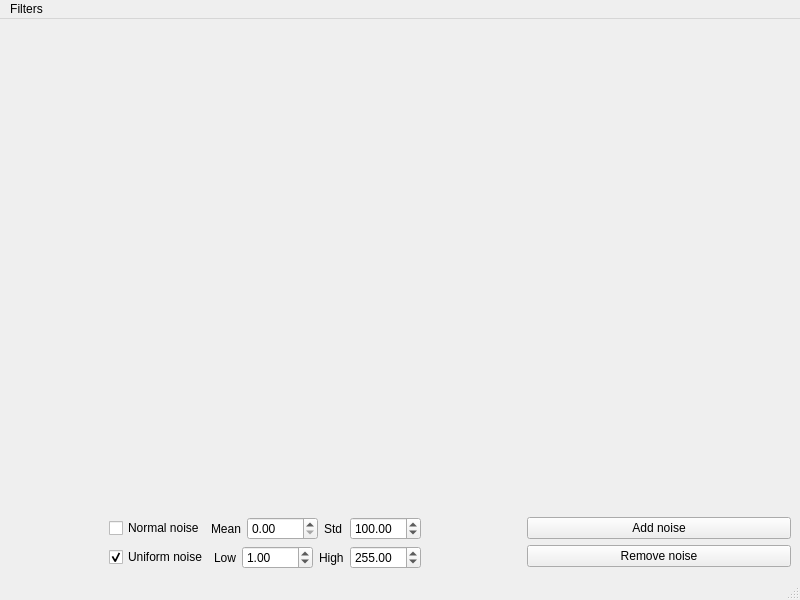
<?xml version="1.0" encoding="UTF-8"?>
<ui version="4.0">
 <class>MainWindow</class>
 <widget class="QMainWindow" name="MainWindow">
  <property name="geometry">
   <rect>
    <x>0</x>
    <y>0</y>
    <width>800</width>
    <height>600</height>
   </rect>
  </property>
  <property name="windowTitle">
   <string>MainWindow</string>
  </property>
  <widget class="QWidget" name="centralwidget">
   <layout class="QVBoxLayout" name="verticalLayout_3">
    <item>
     <layout class="QHBoxLayout" name="horizontalLayout_4">
      <item>
       <widget class="QLabel" name="original_image_label">
        <property name="sizePolicy">
         <sizepolicy hsizetype="Expanding" vsizetype="Expanding">
          <horstretch>0</horstretch>
          <verstretch>0</verstretch>
         </sizepolicy>
        </property>
        <property name="text">
         <string/>
        </property>
       </widget>
      </item>
      <item>
       <widget class="QLabel" name="filtered_image_label">
        <property name="sizePolicy">
         <sizepolicy hsizetype="Expanding" vsizetype="Expanding">
          <horstretch>0</horstretch>
          <verstretch>0</verstretch>
         </sizepolicy>
        </property>
        <property name="text">
         <string/>
        </property>
       </widget>
      </item>
     </layout>
    </item>
    <item>
     <layout class="QHBoxLayout" name="horizontalLayout_2">
      <item>
       <spacer name="horizontalSpacer_2">
        <property name="orientation">
         <enum>Qt::Horizontal</enum>
        </property>
        <property name="sizeType">
         <enum>QSizePolicy::Fixed</enum>
        </property>
        <property name="sizeHint" stdset="0">
         <size>
          <width>100</width>
          <height>20</height>
         </size>
        </property>
       </spacer>
      </item>
      <item>
       <layout class="QVBoxLayout" name="verticalLayout">
        <item>
         <layout class="QHBoxLayout" name="horizontalLayout_3">
          <item>
           <widget class="QCheckBox" name="normal_checkbox">
            <property name="sizePolicy">
             <sizepolicy hsizetype="Fixed" vsizetype="Fixed">
              <horstretch>0</horstretch>
              <verstretch>0</verstretch>
             </sizepolicy>
            </property>
            <property name="text">
             <string>Normal noise</string>
            </property>
           </widget>
          </item>
          <item>
           <widget class="QLabel" name="mean_label">
            <property name="text">
             <string>Mean</string>
            </property>
           </widget>
          </item>
          <item>
           <widget class="QDoubleSpinBox" name="mean_spinbox">
            <property name="maximum">
             <double>9999.989999999999782</double>
            </property>
           </widget>
          </item>
          <item>
           <widget class="QLabel" name="std_label">
            <property name="text">
             <string>Std</string>
            </property>
           </widget>
          </item>
          <item>
           <widget class="QDoubleSpinBox" name="std_spinbox">
            <property name="maximum">
             <double>9999.989999999999782</double>
            </property>
            <property name="value">
             <double>100.000000000000000</double>
            </property>
           </widget>
          </item>
         </layout>
        </item>
        <item>
         <layout class="QHBoxLayout" name="horizontalLayout">
          <item>
           <widget class="QCheckBox" name="uniform_checkbox">
            <property name="sizePolicy">
             <sizepolicy hsizetype="Fixed" vsizetype="Fixed">
              <horstretch>0</horstretch>
              <verstretch>0</verstretch>
             </sizepolicy>
            </property>
            <property name="text">
             <string>Uniform noise</string>
            </property>
            <property name="checked">
             <bool>true</bool>
            </property>
           </widget>
          </item>
          <item>
           <widget class="QLabel" name="low_label">
            <property name="text">
             <string>Low</string>
            </property>
           </widget>
          </item>
          <item>
           <widget class="QDoubleSpinBox" name="low_spinbox">
            <property name="maximum">
             <double>9999.989999999999782</double>
            </property>
            <property name="value">
             <double>1.000000000000000</double>
            </property>
           </widget>
          </item>
          <item>
           <widget class="QLabel" name="high_label">
            <property name="text">
             <string>High</string>
            </property>
           </widget>
          </item>
          <item>
           <widget class="QDoubleSpinBox" name="high_spinbox">
            <property name="maximum">
             <double>9999.989999999999782</double>
            </property>
            <property name="value">
             <double>255.000000000000000</double>
            </property>
           </widget>
          </item>
         </layout>
        </item>
       </layout>
      </item>
      <item>
       <spacer name="horizontalSpacer">
        <property name="orientation">
         <enum>Qt::Horizontal</enum>
        </property>
        <property name="sizeType">
         <enum>QSizePolicy::Fixed</enum>
        </property>
        <property name="sizeHint" stdset="0">
         <size>
          <width>100</width>
          <height>20</height>
         </size>
        </property>
       </spacer>
      </item>
      <item>
       <layout class="QVBoxLayout" name="verticalLayout_2">
        <item>
         <widget class="QPushButton" name="add_noise_button">
          <property name="enabled">
           <bool>true</bool>
          </property>
          <property name="focusPolicy">
           <enum>Qt::StrongFocus</enum>
          </property>
          <property name="text">
           <string>Add noise</string>
          </property>
         </widget>
        </item>
        <item>
         <widget class="QPushButton" name="remove_noise_button">
          <property name="text">
           <string>Remove noise</string>
          </property>
         </widget>
        </item>
       </layout>
      </item>
     </layout>
    </item>
   </layout>
  </widget>
  <widget class="QMenuBar" name="menubar">
   <property name="geometry">
    <rect>
     <x>0</x>
     <y>0</y>
     <width>800</width>
     <height>21</height>
    </rect>
   </property>
   <widget class="QMenu" name="menuFilters">
    <property name="title">
     <string>Filters</string>
    </property>
    <addaction name="actionGauss_Filter"/>
    <addaction name="separator"/>
    <addaction name="actionMedian_Filter"/>
    <addaction name="separator"/>
    <addaction name="actionFilter2d"/>
    <addaction name="separator"/>
    <addaction name="actionSobel"/>
    <addaction name="separator"/>
    <addaction name="actionLaplacian"/>
   </widget>
   <addaction name="menuFilters"/>
  </widget>
  <widget class="QStatusBar" name="statusbar"/>
  <action name="actionGauss_Filter">
   <property name="text">
    <string>Gauss Filter</string>
   </property>
  </action>
  <action name="actionMedian_Filter">
   <property name="text">
    <string>Median Filter</string>
   </property>
  </action>
  <action name="actionFilter2d">
   <property name="text">
    <string>Filter2d</string>
   </property>
  </action>
  <action name="actionSobel">
   <property name="text">
    <string>Sobel</string>
   </property>
  </action>
  <action name="actionLaplacian">
   <property name="text">
    <string>Laplacian</string>
   </property>
  </action>
 </widget>
 <resources/>
 <connections>
  <connection>
   <sender>actionGauss_Filter</sender>
   <signal>triggered()</signal>
   <receiver>MainWindow</receiver>
   <slot>show_gauss_filter_widget()</slot>
   <hints>
    <hint type="sourcelabel">
     <x>-1</x>
     <y>-1</y>
    </hint>
    <hint type="destinationlabel">
     <x>399</x>
     <y>299</y>
    </hint>
   </hints>
  </connection>
  <connection>
   <sender>actionMedian_Filter</sender>
   <signal>triggered()</signal>
   <receiver>MainWindow</receiver>
   <slot>show_median_filter_widget()</slot>
   <hints>
    <hint type="sourcelabel">
     <x>-1</x>
     <y>-1</y>
    </hint>
    <hint type="destinationlabel">
     <x>399</x>
     <y>299</y>
    </hint>
   </hints>
  </connection>
  <connection>
   <sender>actionFilter2d</sender>
   <signal>triggered()</signal>
   <receiver>MainWindow</receiver>
   <slot>show_filter2d_widget()</slot>
   <hints>
    <hint type="sourcelabel">
     <x>-1</x>
     <y>-1</y>
    </hint>
    <hint type="destinationlabel">
     <x>399</x>
     <y>299</y>
    </hint>
   </hints>
  </connection>
  <connection>
   <sender>actionSobel</sender>
   <signal>triggered()</signal>
   <receiver>MainWindow</receiver>
   <slot>show_sobel_widget()</slot>
   <hints>
    <hint type="sourcelabel">
     <x>-1</x>
     <y>-1</y>
    </hint>
    <hint type="destinationlabel">
     <x>399</x>
     <y>299</y>
    </hint>
   </hints>
  </connection>
  <connection>
   <sender>actionLaplacian</sender>
   <signal>triggered()</signal>
   <receiver>MainWindow</receiver>
   <slot>show_laplace_widget()</slot>
   <hints>
    <hint type="sourcelabel">
     <x>-1</x>
     <y>-1</y>
    </hint>
    <hint type="destinationlabel">
     <x>399</x>
     <y>299</y>
    </hint>
   </hints>
  </connection>
 </connections>
 <slots>
  <slot>show_gauss_filter_widget()</slot>
  <slot>show_median_filter_widget()</slot>
  <slot>show_filter2d_widget()</slot>
  <slot>show_sobel_widget()</slot>
  <slot>show_laplace_widget()</slot>
 </slots>
</ui>
